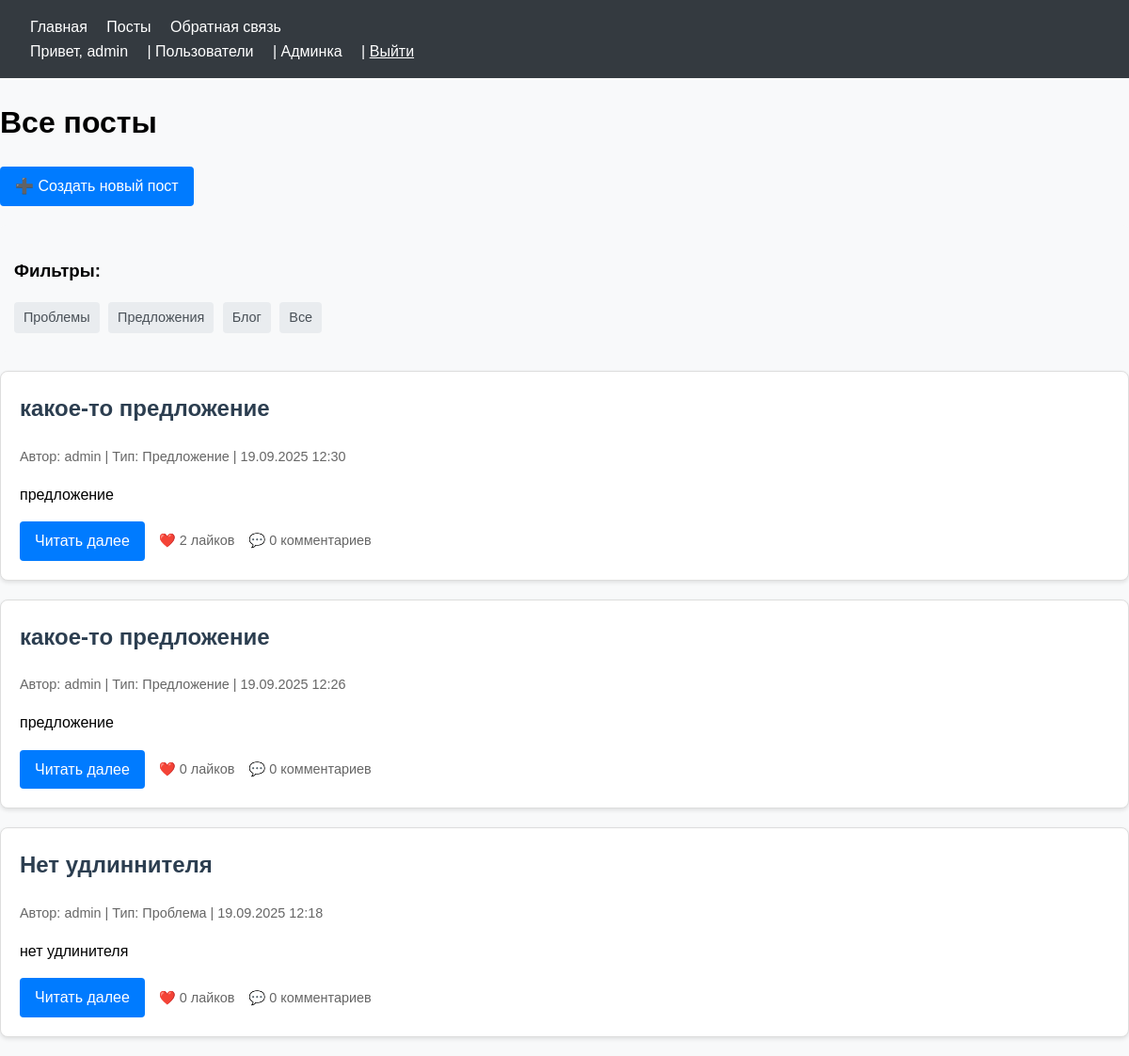
The page /posts/ (signed in) on the database its author committed.
### users/models.py (models this page shows, shortened)
class User(AbstractUser):
    skills = models.TextField('Сильные навыки', blank=True)
    position = models.CharField('Должность', max_length=100, blank=True)
    is_approved = models.BooleanField('Подтверждённый аккаунт', default=False)

### posts/models.py (models this page shows, shortened)
class Post(models.Model):
    POST_TYPES = [
        ('problem', 'Проблема'),
        ('suggestion', 'Предложение'),
        ('blog', 'Блог'),
    ]
    author = models.ForeignKey(
        settings.AUTH_USER_MODEL, on_delete=models.CASCADE)
    title = models.CharField('Заголовок', max_length=200)
    content = models.TextField('Содержание')
    post_type = models.CharField(
        'Тип поста', max_length=20, choices=POST_TYPES)
    created_at = models.DateTimeField(auto_now_add=True)
    updated_at = models.DateTimeField(auto_now=True)
    category = models.ForeignKey(
        Category, on_delete=models.SET_NULL, null=True, blank=True, verbose_name='Категория')
    history = HistoricalRecords()
    class Meta:
        ordering = ['-created_at']
        verbose_name = 'пост'
        verbose_name_plural = 'посты'

### posts/views.py (the view)
# urls.py: path('', views.post_list, name='post_list'),
def post_list(request):
    post_type = request.GET.get('type')
    if post_type:
        posts = Post.objects.filter(
            post_type=post_type).order_by('-created_at')
    else:
        posts = Post.objects.all().order_by('-created_at')
    return render(request, 'posts/post_list.html', {'posts': posts})

### posts/templates/posts/post_list.html (shortened to what this page needs)
{% extends 'base.html' %}
{% block content %}
  <h1>Все посты</h1>
  <a href="{% url 'post_create' %}" class="btn">➕ Создать новый пост</a>
  <div class="filters">
    <h3>Фильтры:</h3>
    <a href="?type=problem" class="filter-btn">Проблемы</a>
    <a href="?type=suggestion" class="filter-btn">Предложения</a>
    <a href="?type=blog" class="filter-btn">Блог</a>
    <a href="{% url 'post_list' %}" class="filter-btn">Все</a>
  </div>
  {% for post in posts %}
    <div class="post">
      <h2>{{ post.title }}</h2>
      <p class="post-meta">
        Автор: {{ post.author.username }} | Тип: {{ post.get_post_type_display }} |
        {{ post.created_at|date:'d.m.Y H:i' }}
      </p>
      <p>{{ post.content|truncatewords:50 }}</p>
      <div class="post-actions">
        <a href="{% url 'post_detail' post.id %}" class="btn">Читать далее</a>
        <span class="likes">❤️ {{ post.likes.count }} лайков</span>
        <span class="comments">💬 {{ post.comments.count }} комментариев</span>
      </div>
    </div>
  {% empty %}
    <div class="no-posts">
      <p>Пока нет постов. Будьте первым!</p>
    </div>
  {% endfor %}
{% endblock %}

### templates/base.html (shortened to what this page needs)
<!DOCTYPE html>
<html lang="ru">
  <head>
    {% load static %}
    <link rel="stylesheet" href="{% static 'css/style.css' %}" />
    <link rel="stylesheet" href="{% static 'css/posts.css' %}" />
    <link rel="stylesheet" href="{% static 'css/feedback.css' %}">
  </head>
  <body>
    <nav class="navbar">
      <div>
        <a href="{% url 'home' %}">Главная</a>
        <a href="{% url 'post_list' %}">Посты</a>
        <a href="{% url 'feedback_list' %}">Обратная связь</a>
      </div>
      <div class="user-info">
        {% if user.is_authenticated %}
          Привет, <a href="{% url 'profile' %}">{{ user.username }}</a>{% if user.is_staff %}
            | <a href="{% url 'user_list' %}">Пользователи</a>
            | <a href="{% url 'admin:index' %}">Админка</a>
          {% endif %}|<form action="{% url 'logout' %}" method="post" style="display: inline;">
            <button type="submit" style="background: none; border: none; color: white; cursor: pointer; text-decoration: underline; padding: 0; margin: 0;">Выйти</button>
          </form>
        {% else %}
          <a href="{% url 'login' %}">Войти</a>
        {% endif %}
      </div>
    </nav>
    <main>
      {% block content %}
      {% endblock %}
    </main>
  </body>
</html>

### static/css/style.css (style rules this page uses)
body { font-family: Arial, sans-serif; line-height: 1.6; margin: 0; padding: 0; background-color: #f8f9fa; }
.navbar { background: #343a40; color: white; padding: 1rem 2rem; }
.navbar a { color: white; text-decoration: none; margin-right: 1rem; }
.post { background: white; border: 1px solid #dee2e6; border-radius: 0.25rem; padding: 1rem; margin-bottom: 1rem; }
.btn { display: inline-block; padding: 0.5rem 1rem; background: #007bff; color: white; text-decoration: none; border-radius: 0.25rem; border: none; cursor: pointer; }
.navbar form { display: inline; }
.navbar button { background: none; border: none; color: white; cursor: pointer; text-decoration: underline; padding: 0; margin: 0; font: inherit; }

### static/css/posts.css (style rules this page uses)
.post { background: white; border: 1px solid #ddd; border-radius: 8px; padding: 20px; margin-bottom: 20px; box-shadow: 0 2px 4px rgba(0,0,0,0.1); }
.post h2 { color: #2c3e50; margin-top: 0; }
.post-meta { color: #666; font-size: 0.9em; margin-bottom: 15px; }
.post-actions { display: flex; gap: 15px; align-items: center; }
.likes, .comments { color: #666; font-size: 0.9em; }
.filters { margin-bottom: 20px; }
.filter-btn { display: inline-block; padding: 8px 16px; margin-right: 10px; background: #e9ecef; color: #495057; text-decoration: none; border-radius: 4px; }

### static/css/feedback.css (style rules this page uses)
.filters { margin: 20px 0; padding: 15px; background: #f8f9fa; border-radius: 6px; }
.filter-btn { display: inline-block; padding: 5px 10px; margin: 0 5px 5px 0; background: #e9ecef; color: #495057; text-decoration: none; border-radius: 4px; font-size: 0.9em; }

### rows shown on the page
User: username "admin"
Post: title "какое-то предложение", author.username "admin", post_type "Предложение", created_at "19.09.2025 12:30", content "предложение", likes.count "2", comments.count "0"
Post: title "какое-то предложение", author.username "admin", post_type "Предложение", created_at "19.09.2025 12:26", content "предложение", likes.count "0", comments.count "0"
Post: title "Нет удлиннителя", author.username "admin", post_type "Проблема", created_at "19.09.2025 12:18", content "нет удлинителя", likes.count "0", comments.count "0"
